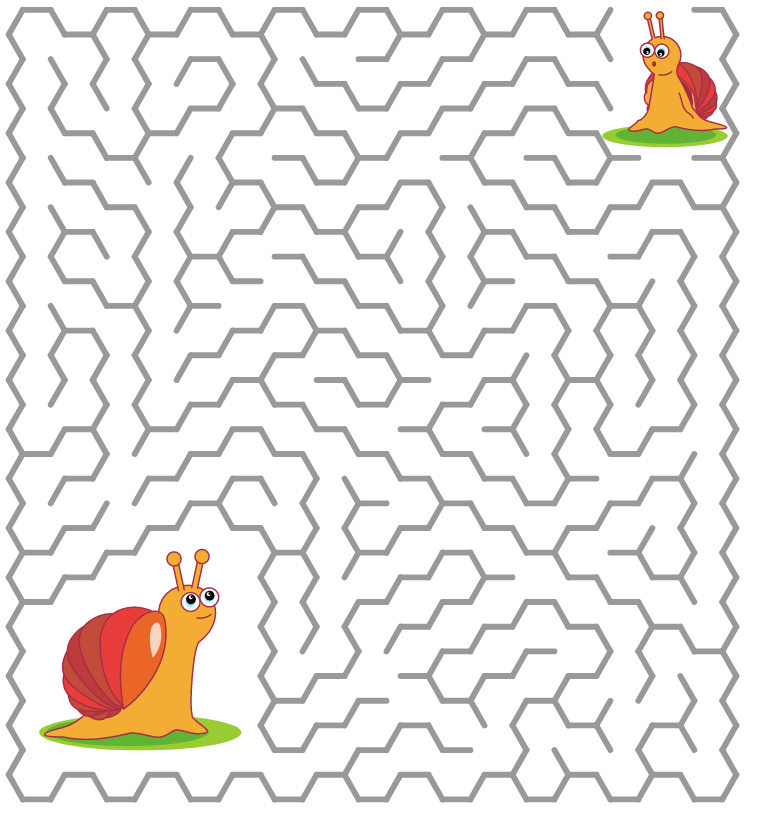
#> input picture BUT3/Python/OpenCV/laby2.png, 765 x 825 px
$ python Labyrinth.py
#> lines starting #> are read from the running program, lines starting #| are printed output that depends on the picture; after the words box and inside, x2 and y2 are one past the last pixel; in counts of white or black regions, pixels touching at a corner belong together
import colorsys
import threading
from collections import deque
import time
import cv2 as cv
pointDepart = (-1, -1)
pointArrivee = (0, 0)


class Point:
    def __init__(self, x, y):
        self.x = x
        self.y = y
        self.parent = None
        self.g = 0
        self.h = 0
        self.f = 0

    def __eq__(self, other):
        return self.x == other.x and self.y == other.y

    def __str__(self):
        return f'({self.x}, {self.y})'

    def __add__(self, other):
        return Point(self.x + other.x, self.y + other.y)

    def __hash__(self):
        return hash((self.x, self.y))


moves = [Point(1, 0), Point(-1, 0), Point(0, 1), Point(0, -1)]


# [105 lines left out: functions get_color, BFS, AStar, get_path, draw_path, onMouseClick, not called in this run]


original_image = cv.imread('laby2.png')
#> original_image is the input picture: shape (825, 765, 3); mean B, G, R 231.5, 234.8, 238.1
img = original_image.copy()
binary = cv.threshold(cv.cvtColor(img, cv.COLOR_BGR2GRAY), 200, 255, cv.THRESH_BINARY)[1]
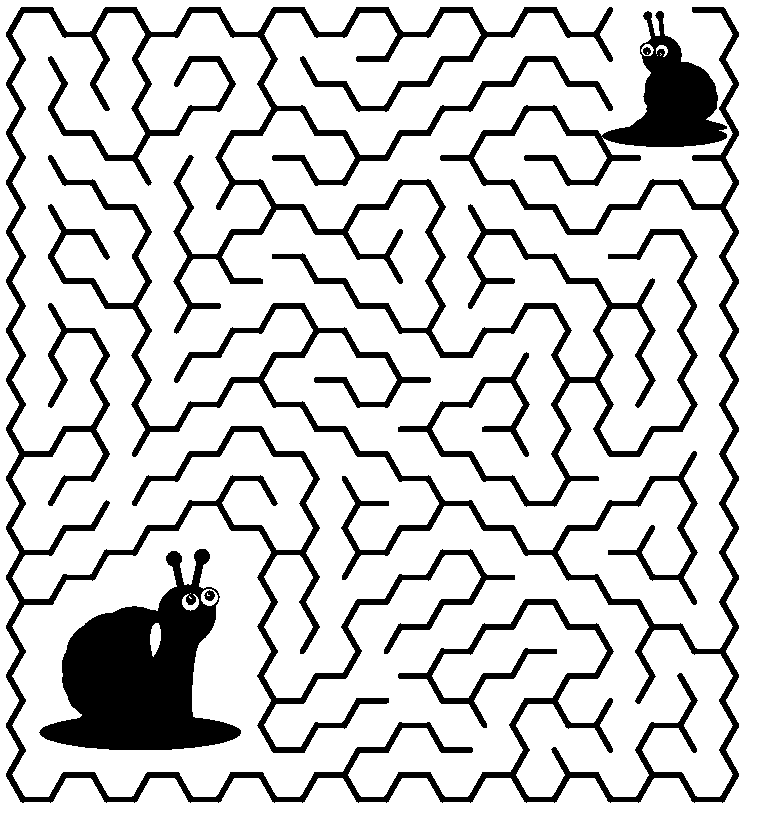
#> binary: shape (825, 765); 81.5% white; 4 black regions, box (x1, y1, x2, y2) and area: (6, 7, 739, 803) 96308, (39, 549, 241, 750) 20489, (204, 590, 215, 601) 79, (643, 47, 651, 55) 47
cv.imshow('image', img)
cv.setMouseCallback('image', onMouseClick)

while 1:
    cv.waitKey(1)
    if pointDepart[0] > 0:
        if pointArrivee[0] > 0:
            break
cv.circle(img, pointDepart, 5, (0, 255, 0), -1)
cv.circle(img, pointArrivee, 5, (0, 0, 255), -1)
start = Point(pointDepart[1], pointDepart[0])
end = Point(pointArrivee[1], pointArrivee[0])
thread = threading.Thread(target=AStar,args=(binary, start, end))
thread.daemon = True
thread.start()

while 1:
    cv.imshow('image', img)
    if cv.waitKey(1) & 0xFF == ord('q'):
        break

$ run again, with BUT3/Python/OpenCV/laby1.png copied over BUT3/Python/OpenCV/laby2.png
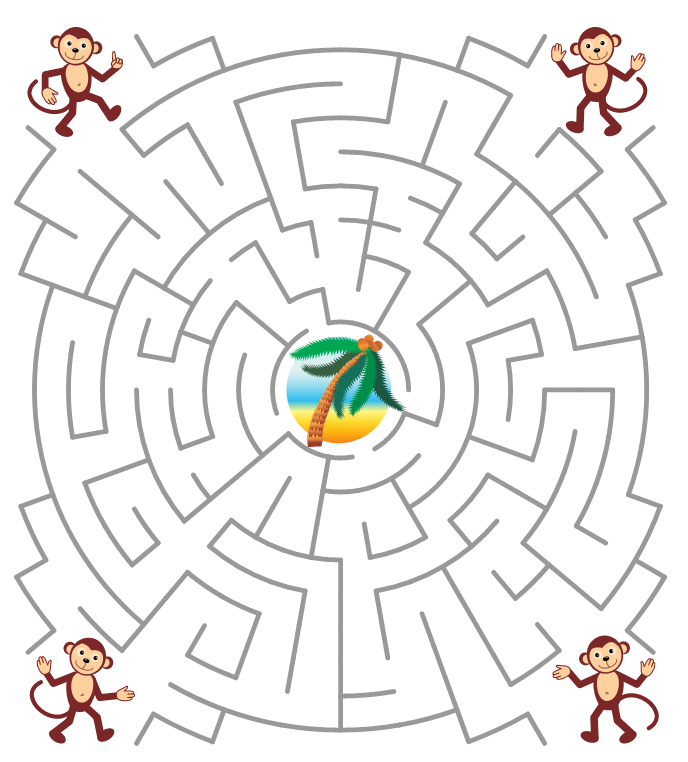
#> input picture BUT3/Python/OpenCV/laby1.png, 688 x 762 px
#> original_image is the input picture: shape (762, 688, 3); mean B, G, R 236.9, 238.4, 239.9
#> `binary = cv.threshold(cv.cvtColor(img, cv.COLOR_BGR2GRAY), 200, 255, c..`:
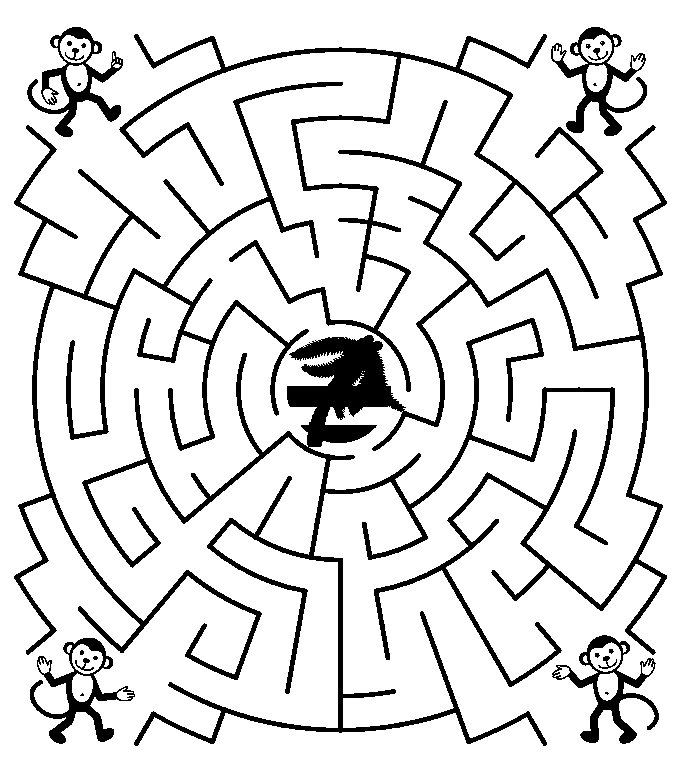
#> binary: shape (762, 688); 86.5% white; 23 black regions (11 under 20 px), largest, box (x1, y1, x2, y2) and area: (82, 100, 667, 746) 34052, (14, 82, 343, 680) 14212, (119, 34, 608, 392) 10911

$ run again, with BUT3/Python/OpenCV/100 cells diameter theta maze.png copied over BUT3/Python/OpenCV/laby2.png
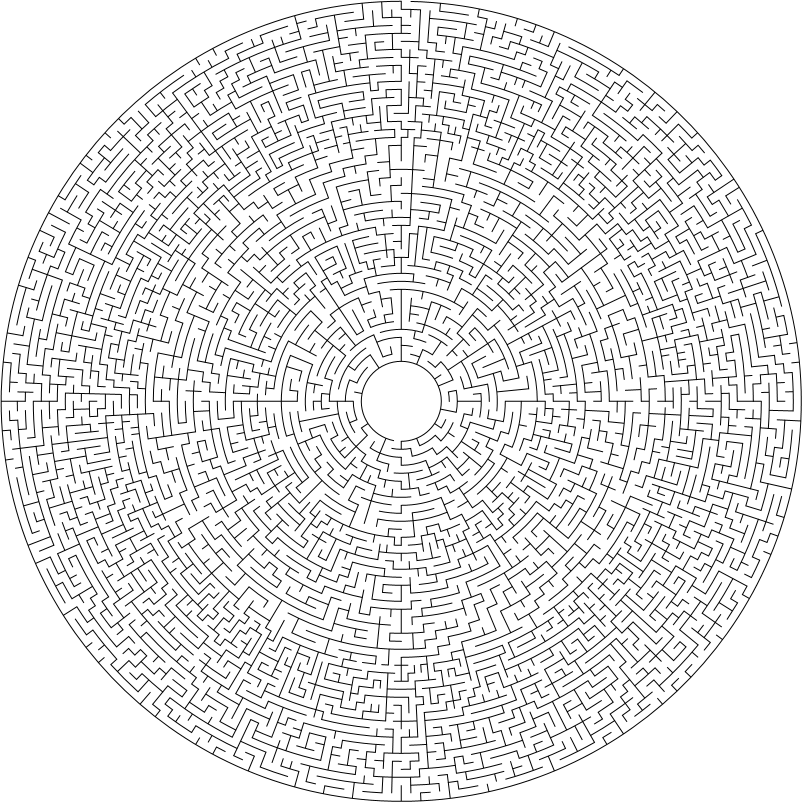
#> input picture BUT3/Python/OpenCV/100 cells diameter theta maze.png, 1604 x 1604 px (shown at 1/2 size)
#> original_image is the input picture: shape (1604, 1604, 3); min 0, max 255, mean 230.8
#> `binary = cv.threshold(cv.cvtColor(img, cv.COLOR_BGR2GRAY), 200, 255, c..`:
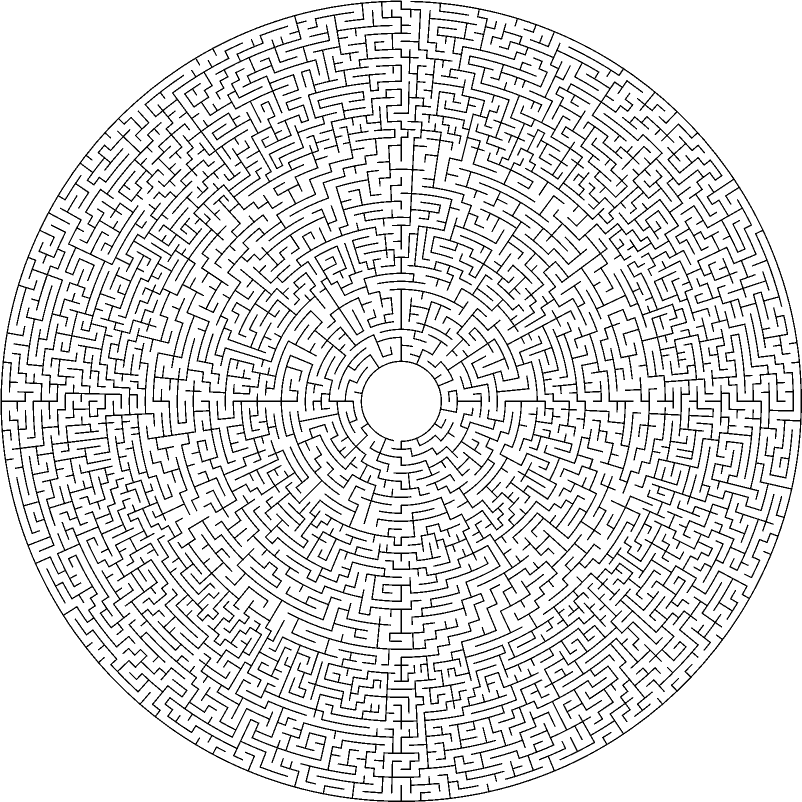
#> binary: shape (1604, 1604) (shown at 1/2 size); 87.9% white; black in thin lines or dots
